Frame 1 (no input): blank canvas, image omitted
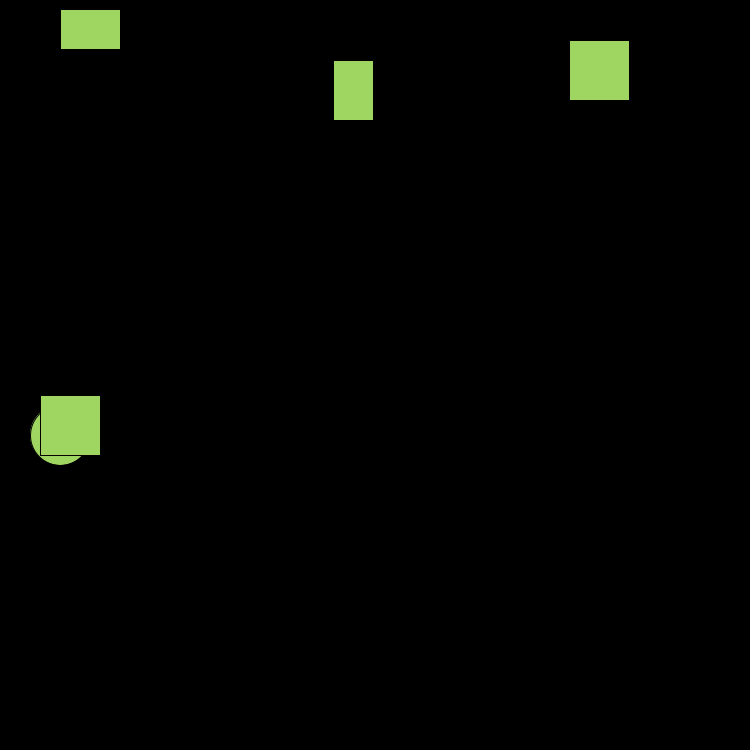
Frame 60 (the mouse pressed at the canvas centre just before this capture)
Frame 120 (the mouse held since frame 60 and released just before this capture): blank canvas, image omitted

The Processing sketch that drew this single still picture (run headless with seeded random() and noise(); from frame 60 on, the mouse is pressed at the canvas centre):

// Processing sketch: Class2_Homework
// ── Class2_Homework.pde
color colorChange;
int timer;
int negTimer = 500;
int Speed = 1;

int xPos;
int yPos;

void setup(){
  
  size(750, 750);
  yPos = height/2;
  
}

void draw(){
  background(0);
  
  timer = (timer + 1) % 120;
  
  negTimer = (negTimer - 1) % 200;
  
  xPos = (xPos + Speed) % width;
  
    if(yPos < height){
     yPos = (yPos + Speed) % height; 
    }else{
     yPos = (yPos - Speed) % height;
    } 

    colorChange = color(random(255), random(255), random(255));
    fill(colorChange); 
    ellipse(xPos, yPos, timer, timer);
    
    
    //invoke
    rect(random(width), timer, negTimer, timer);
    rect(timer, random(height), timer, negTimer);
    rect(random(width), negTimer, timer, timer);
    rect(negTimer, random(height), timer, timer);
    
}
